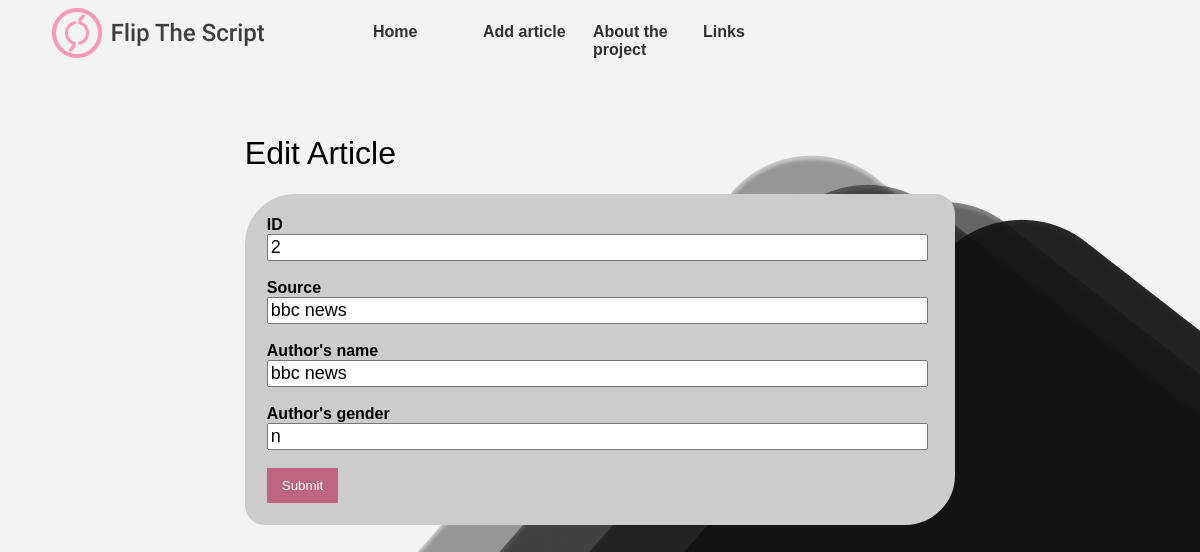
The page /editarticle_author.php?id=2 on the database its author committed.
### tables this page shows
CREATE TABLE `article` (
  `id` int(11) NOT NULL,
  `author_id` int(11) NOT NULL,
  `url` varchar(255) NOT NULL,
  `title` varchar(255) NOT NULL,
  `date` date NOT NULL,
  `topic` varchar(25) NOT NULL,
  `headline` varchar(255) NOT NULL,
  `analysis_id` int(11) NOT NULL,
  `grammar_id` int(11) NOT NULL,
  `rt_grammar_id` int(11) NOT NULL
);

CREATE TABLE `author` (
  `author_id` int(11) NOT NULL,
  `source_name` varchar(25) NOT NULL,
  `author_name` varchar(25) NOT NULL,
  `author_gender` char(1) NOT NULL
);

### editarticle_author.php (the view, shortened to what this page needs)
<?php include('inc/db.php'); ?>
<?php
$id = $_GET['id'];
$query = "SELECT * FROM article, author, analysis WHERE id = {$id} AND article.id = {$id} AND author.author_id = {$id} AND analysis.analysis_id = {$id}";
$ergebnis =  mysqli_query($conn,$query);
$post = mysqli_fetch_assoc($ergebnis);
?>
<?php include('inc/header.php'); ?>
<?php include('inc/navbar.php'); ?>
  <div id="container-details">
		<h1>Edit Article</h1>
		<div class="post-group-edit">
			<form class="form" method="POST" action="<?php $_SERVER['PHP_SELF']; ?>">
				<div class="form-group">
					<label class="tag">ID</label>
					<input type="text" name="id" class="input-text" value="<?php echo $post['id']; ?>">
				</div>
				<br />
				<div class="form-group">
					<label class="tag">Source</label>
					<input type="text" name="source_name" class="input-text" value="<?php echo $post['source_name']; ?>">
				</div>
				<br />
			  <div class="form-group">
					<label class="tag">Author's name</label>
					<input type="text" name="author_name" class="input-text" value="<?php echo $post['author_name']; ?>">
				</div>
				<br />
				<div class="form-group">
				  <label class="tag">Author's gender</label>
				  <input type="text" name="author_gender" class="input-text" value="<?php echo $post['author_gender']; ?>">
			  </div>
				<br />
				<input type="submit" name="submit" value="Submit" class="button">
			</form>
		</div>
	</div>

### css/style.css (style rules this page uses)
h1,h2,h3 { font-weight:200; }
body { background: url('components/black_deco.png') #f3f3f3; font-family: sans-serif; }
.post-group-edit { padding:20px; margin-bottom:10px; background-color: #ccc; border: 2px solid #ccc; border-radius: 50px 20px; }
.post-group-edit .tag { font-weight: 800; }
#container-details { width: 60%; margin: auto; padding: 40px; background-color: transparent; }
.post-group-edit .input-text { font-size: 18px; width: 98%; }
label { display:block; }
.form label { display:block; }
.button { background-color:#bd6581; color:#fff; padding: 10px 15px; border:none; text-align: center; }

### rows shown on the page
article: id "2", source_name "bbc news", author_name "bbc news", author_gender "n"
